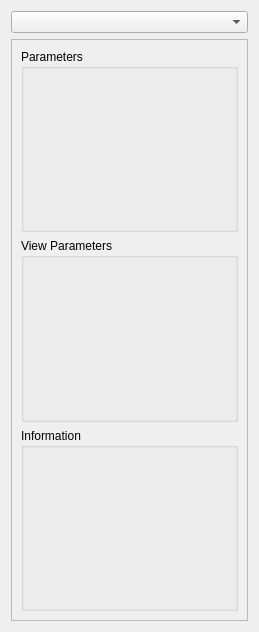
<?xml version="1.0" encoding="UTF-8"?>
<ui version="4.0">
 <class>ElementForm</class>
 <widget class="QWidget" name="ElementForm">
  <property name="geometry">
   <rect>
    <x>0</x>
    <y>0</y>
    <width>259</width>
    <height>632</height>
   </rect>
  </property>
  <property name="sizePolicy">
   <sizepolicy hsizetype="Ignored" vsizetype="Preferred">
    <horstretch>0</horstretch>
    <verstretch>0</verstretch>
   </sizepolicy>
  </property>
  <property name="windowTitle">
   <string>Form</string>
  </property>
  <layout class="QVBoxLayout" name="verticalLayout">
   <item>
    <widget class="tomo::widget::ToolchainComboBox" name="elementList"/>
   </item>
   <item>
    <widget class="tomo::widget::VerticalScrollArea" name="scrollArea">
     <property name="sizePolicy">
      <sizepolicy hsizetype="Minimum" vsizetype="Expanding">
       <horstretch>0</horstretch>
       <verstretch>0</verstretch>
      </sizepolicy>
     </property>
     <property name="verticalScrollBarPolicy">
      <enum>Qt::ScrollBarAsNeeded</enum>
     </property>
     <property name="horizontalScrollBarPolicy">
      <enum>Qt::ScrollBarAlwaysOff</enum>
     </property>
     <property name="widgetResizable">
      <bool>true</bool>
     </property>
     <widget class="QWidget" name="scrollAreaWidgetContents">
      <property name="geometry">
       <rect>
        <x>0</x>
        <y>0</y>
        <width>239</width>
        <height>579</height>
       </rect>
      </property>
      <property name="sizePolicy">
       <sizepolicy hsizetype="Minimum" vsizetype="Preferred">
        <horstretch>0</horstretch>
        <verstretch>0</verstretch>
       </sizepolicy>
      </property>
      <layout class="QVBoxLayout" name="verticalLayout_2">
       <item>
        <widget class="QGroupBox" name="parameters">
         <property name="sizePolicy">
          <sizepolicy hsizetype="Ignored" vsizetype="Preferred">
           <horstretch>0</horstretch>
           <verstretch>0</verstretch>
          </sizepolicy>
         </property>
         <property name="title">
          <string>Parameters</string>
         </property>
        </widget>
       </item>
       <item>
        <widget class="QGroupBox" name="viewParameters">
         <property name="sizePolicy">
          <sizepolicy hsizetype="Ignored" vsizetype="Preferred">
           <horstretch>0</horstretch>
           <verstretch>0</verstretch>
          </sizepolicy>
         </property>
         <property name="title">
          <string>View Parameters</string>
         </property>
        </widget>
       </item>
       <item>
        <widget class="QGroupBox" name="information">
         <property name="sizePolicy">
          <sizepolicy hsizetype="Ignored" vsizetype="Preferred">
           <horstretch>0</horstretch>
           <verstretch>0</verstretch>
          </sizepolicy>
         </property>
         <property name="title">
          <string>Information</string>
         </property>
         <layout class="QHBoxLayout" name="horizontalLayout">
          <property name="leftMargin">
           <number>3</number>
          </property>
          <property name="topMargin">
           <number>9</number>
          </property>
          <property name="rightMargin">
           <number>3</number>
          </property>
          <item>
           <widget class="tbd::qt::ConfigTree" name="queryView" native="true"/>
          </item>
         </layout>
        </widget>
       </item>
      </layout>
     </widget>
    </widget>
   </item>
  </layout>
 </widget>
 <customwidgets>
  <customwidget>
   <class>tomo::widget::ToolchainComboBox</class>
   <extends>QComboBox</extends>
   <header>widget/ToolchainComboBox.h</header>
   <slots>
    <signal>elementSelected(tomo::base::Element*)</signal>
   </slots>
  </customwidget>
  <customwidget>
   <class>tbd::qt::ConfigTree</class>
   <extends>QWidget</extends>
   <header location="global">tbd/qt/ConfigTree.h</header>
   <container>1</container>
  </customwidget>
  <customwidget>
   <class>tomo::widget::VerticalScrollArea</class>
   <extends>QScrollArea</extends>
   <header>widget/VerticalScrollArea.h</header>
   <container>1</container>
  </customwidget>
 </customwidgets>
 <resources/>
 <connections>
  <connection>
   <sender>elementList</sender>
   <signal>currentIndexChanged(int)</signal>
   <receiver>ElementForm</receiver>
   <slot>setElement()</slot>
   <hints>
    <hint type="sourcelabel">
     <x>248</x>
     <y>22</y>
    </hint>
    <hint type="destinationlabel">
     <x>248</x>
     <y>315</y>
    </hint>
   </hints>
  </connection>
 </connections>
 <slots>
  <slot>setElement()</slot>
 </slots>
</ui>
